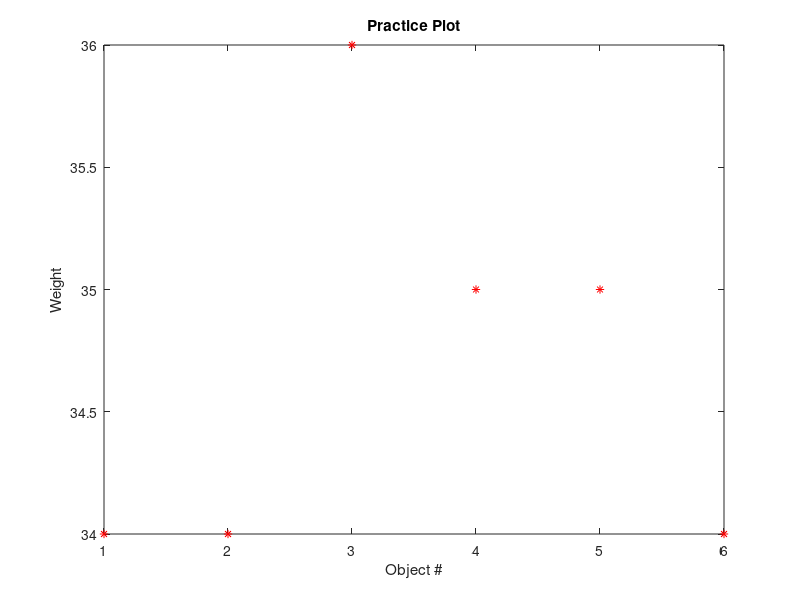

Here is the MATLAB script that generated this plot:
load('objweights.mat') %carica la variabile dal file
y = round(objweights); %approssima ad un intero
x = 1:length(y);  % Not necessary
plot(y, 'r*')
xlabel('Object #')
ylabel('Weight')
title('Practice Plot')
